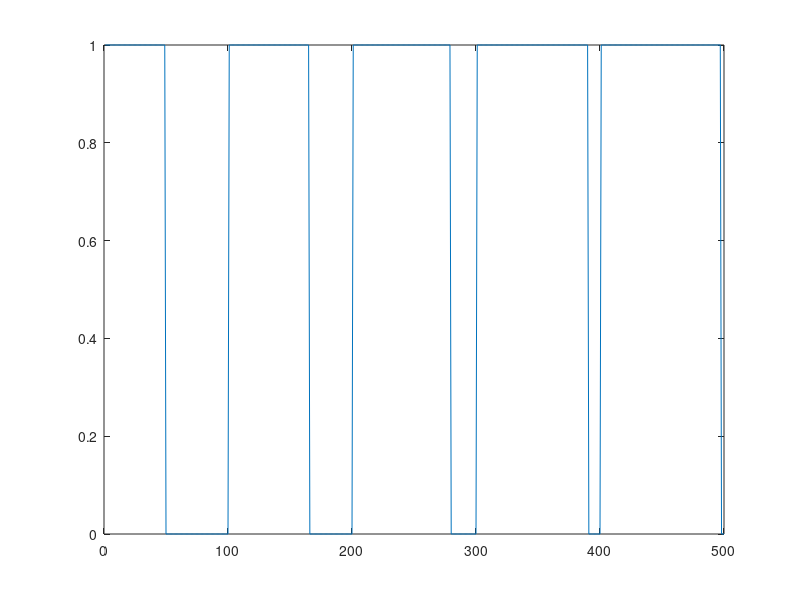

Write the MATLAB code that produced this figure.
time = 1;
freq = 5;
samples_per = 100;
pwm_res = 100;

total_samples = samples_per * time;
downsample = 100* freq / samples_per;

t = linspace(0,time,100 * freq);
s = sin(freq * 2 * pi * t)/2 + 0.5;

s_samp = decimate(s,downsample);
t_samp = decimate(t,downsample);
plot(t,s,t_samp,s_samp,'.')

T = time / size(t_samp,2);
PWM = zeros(1,pwm_res * size(s_samp,2));
t_PWM = 1:size(PWM,2);
start_index = 0;
end_index = 0;
for i = 1:total_samples
   width =  uint32(s_samp(i)*100) ;
   start_index = i * samples_per - 99;
   end_index = start_index + width - 1;
   PWM(1,start_index:end_index) = 1;
end
plot(t_PWM(1,1:500), PWM(1,1:500));